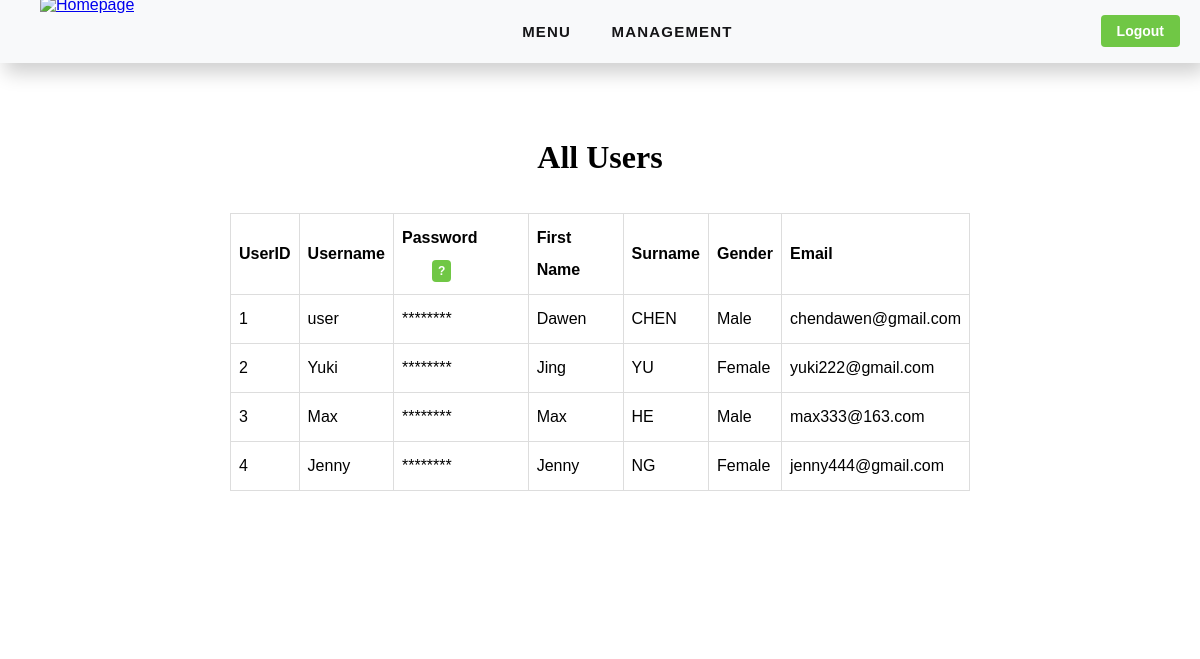
Screenshot of /manage-users.php (signed in) with the database file from the repository.
### tables this page shows
CREATE TABLE `User` (
  `UserID` INT NOT NULL AUTO_INCREMENT,
  `Username` VARCHAR(10) NOT NULL,
  `Password` VARCHAR(16) NOT NULL,
  `Firstname` VARCHAR(45) NOT NULL,
  `Surname` VARCHAR(45) NOT NULL,
  `Gender` ENUM('Male', 'Female', 'Others') NOT NULL,
  `Email` VARCHAR(320) NOT NULL,
  PRIMARY KEY (`UserID`));

### manage-users.php (the view, shortened to what this page needs)
<?php
if (!isset($_SESSION['adminid'])){
	echo "Only administrator can manage users. Please login!";
	header("Refresh:1; url=login-admin.php");
} else {
	require('backend/connect.php');
	$sql="SELECT UserID,Username,Firstname,Surname,Gender,Email FROM User";
	$result = mysqli_query($link,$sql);
?>
<!DOCTYPE html>
<html>
<head>
	<link type="text/css" rel="stylesheet" href="css/style.css">
	<link type="text/css" rel="stylesheet" href="css/loginPage.css">
</head>
<body>
	<?php
	require('topnav.php');
	?>
	<div class="container">
		<h1>All Users</h1>
			<table>
			  <tr>
				<th>UserID</th>
				<th>Username</th>
				<th>Password<button onclick="passwordSecure()">?</button></th>
				<th>First Name</th>
				<th>Surname</th>
				<th>Gender</th>
				<th>Email</th>
			  </tr>
			  <?php
			   if(!$result) {
					echo "No users.";
				} else {
					while($row = mysqli_fetch_assoc($result)) {
			  ?>
			  <tr>
				<td><?php echo $row['UserID']?></td>
				<td><?php echo $row['Username']?></td>
				<td>********</td>
				<td><?php echo $row['Firstname']?></td>
				<td><?php echo $row['Surname']?></td>
				<td><?php echo $row['Gender']?></td>
				<td><?php echo $row['Email']?></td>
			  </tr>
			  <?php
}}
					$link->close();}
			  ?>
			</table>
	</div>
</body>
</html>

### topnav.php
<div class="wrapper">
		<nav class="topnav">
			<div id="logo" class="fl_left">
				<a href="index.html"><img src="img/logo.jpg" alt="Homepage"></a>
			</div>
			<div class="topmenu">
				<li><a href="index.php">Menu</a></li>
				<?php
				if(!isset($_SESSION['adminid'])){
					echo('<li><a href="cart.php">Cart</a></li>');
				}
				else {
					echo('<li><a href="manage.php">Management</a></li>');
				}
				?>
				<div class="login-btn">
				<?php
				if(!isset($_SESSION['userid']) && !isset($_SESSION['adminid'])){
					echo('<button onclick="location.href=\'login-user.php\'">User</button>');
					echo('<button onclick="location.href=\'login-admin.php\'" style="margin-right:20px;">Admin</button>');
				}
				else {
					echo('<button onclick="location.href=\'logout.php\'" style="margin-right:20px;">Logout</button>');
				}
				?>
				</div>
			</div>
		</nav>
</div>

### css/style.css (style rules this page uses)
body { position: relative; font-family:Verdana, Geneva, sans-serif; overflow:auto; margin: 0px; }
h1, h2, h3, h4, h5, h6, .heading, .sidebar { font-family:Georgia, "Times New Roman", Times, serif; }
table { border-collapse: collapse; width: 100%; border: 1px solid #ddd; }
th, td { padding: 8px; text-align: left; border-bottom: 1px solid #ddd; border-right: 1px solid #ddd; }
img { width:auto; max-width:100%; height:auto; margin:0; padding:0; border:none; line-height:normal; vertical-align:middle; }
button, .btn { font-family:Verdana, Geneva, sans-serif; font-weight: bold; font-size: 16px; background-color: #70C745; padding: 12px 18px; color: white; border: none; border-radius: 4px; cursor: pointer; }
.wrapper { display:block; }
.container { position: relative; line-height: 200%; top: 100px; width: 520px; margin: 0 auto; background-color: white; padding: 20px 120px 140px 80px; text-align: center; }
.container h1 { margin-bottom:40px; }
.fl_left, .imgl { float:left; }
.topnav { padding: 0px; background-color: #f8f9fa; position:fixed !important; z-index: 100; width: 100%; max-width:100%; box-shadow: 5px 10px 18px rgba(0, 0, 0, 0.19); text-align:center; }
.login-btn { float:right; text-align:right; }
.login-btn button { margin-top: 15px; margin-right:8px; padding: 8px 16px; font-size: 14px; }
#logo { margin: -5px 20px 0px 40px; }
#logo img { height:75px; width:75px; }
.topmenu li { display: inline-block; margin: 0px auto; }
.topmenu a { display: inline-block; text-decoration: none; color: #151517; font-size: 15px; font-weight: bold; letter-spacing: 1.2px; text-transform: uppercase; position: relative; -webkit-transition: all 0.4s ease; transition: all 0.4s ease; padding: 23px 18px; }
.topmenu a:after { content: ""; position: absolute; height: 4px; background-color: #70C745; width: 0; left: 50%; bottom: 0; -webkit-transform: translateX(-50%); -ms-transform: translateX(-50%); transform: translateX(-50%); -webkit-transition: 0.5s cubic-bezier(0.68, -0.55, 0.265, 1.55) all; transition: 0.5s cubic-bezier(0.68, -0.55, 0.265, 1.55) all; }

### manage-users.php (style rules this page uses)
.container { position: relative; line-height: 200%; top: 100px; width: 740px; margin: 0 auto; padding: 20px 0px 140px 0px; text-align: center; }
.container button { margin-left:30px; padding:4px 6px; font-size:12px; }

### rows the page displays
user: UserID "1", Username "user", Firstname "Dawen", Surname "CHEN", Gender "Male", Email "chendawen@gmail.com"
user: UserID "2", Username "Yuki", Firstname "Jing", Surname "YU", Gender "Female", Email "yuki222@gmail.com"
user: UserID "3", Username "Max", Firstname "Max", Surname "HE", Gender "Male", Email "max333@163.com"
user: UserID "4", Username "Jenny", Firstname "Jenny", Surname "NG", Gender "Female", Email "jenny444@gmail.com"
